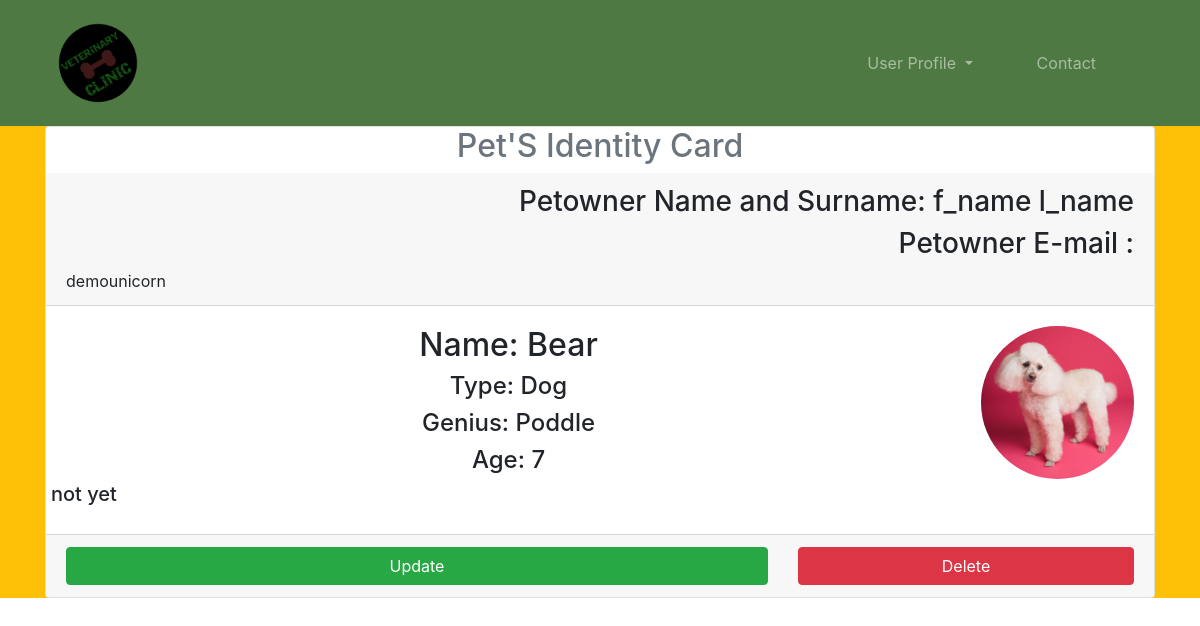
Screenshot of /pet/detail/18 with the database file from the repository.
### pet/models.py (models this page shows)
class Pet(models.Model):
    petowner = models.ForeignKey("auth.user", on_delete=models.CASCADE)
    image = models.FileField(null=True, blank=True, verbose_name="Image")
    type = models.CharField(max_length=20, verbose_name="Type")
    genius = models.CharField(max_length=20, verbose_name="Genius")
    name = models.CharField(max_length=20, verbose_name="Name")
    age = models.CharField(max_length=4, verbose_name="Age")
    explanation = models.TextField(verbose_name="Explanation")
    created_date = models.DateField(auto_now_add=True, verbose_name="Created Date")

### pet/views.py (the view)
# urls.py: path('detail/<int:id>', views.detail, name='detail'),
def detail(request,id):
    pet = get_object_or_404(Pet, id=id)
    return render(request, "detail.html", {"pet":pet})

### templates/detail.html (shortened to what this page needs)
{% extends "base.html" %}
{% block body %}
    <header class="container-fluid bg-warning">
        <div class="container">
            <div class="card">
                <h2 class="text-center text-muted">Pet'S Identity Card</h2>
                <div class="card-header">
                    <h3 class="text-right">Petowner Name and Surname: {{pet.petowner.first_name}} {{pet.petowner.last_name}}</h3>
                    <h3 class="text-right">Petowner E-mail : {{pet.petowner.email}}</h3>{{pet.petowner}}
                </div>
                <div class="card-body">
                     <div class="row">
                        <div class="col-md-6 col-lg-10 text-center">
                            <h2>Name: {{pet.name}}</h2>
                            <h4>Type: {{pet.type}}</h4>
                            <h4>Genius: {{pet.genius}}</h4>
                            <h4>Age: {{pet.age}}</h4>
                        </div>
                        {% if pet.image %}
                        <div class="col-md-6 col-lg-2">
                            <img src="{{pet.image.url}}" class="img-fluid rounded-circle">
                        </div>
                        {% endif %}
                    </div>
                    <div class="row">
                        <h5>{{pet.explanation}}</h5>
                    </div>
                </div>
                <div class="card-footer">
                    <div class="row">
                        <div class="col-8">
                            <a class="btn btn-success d-block w-100" href="/pet/update/{{pet.id}}">Update</a>
                        </div>
                        <div class="col-4">
                            <a class="btn btn-danger d-block w-100" href="/pet/delete/{{pet.id}}">Delete</a>
                        </div>
                    </div>
                </div>
            </div>
        </div>
    </header>
{% endblock %}

### templates/base.html (shortened to what this page needs)
<!doctype html>
{% load static %}
<html lang="en">
    <head>
        <link rel="stylesheet" href="https://cdn.jsdelivr.net/npm/bootstrap@4.5.3/dist/css/bootstrap.min.css">
        <link rel="stylesheet" href="{% static 'css/style.css' %}">
        <link rel="stylesheet" href="https://cdn.jsdelivr.net/npm/bootstrap-icons@1.8.1/font/bootstrap-icons.css">
    </head>
    <body>
        {% include 'includes/navbar.html' %}
        {% block body %}{% endblock %}
    </body>
</html>

### templates/includes/navbar.html (shortened to what this page needs)
<nav class="navbar navbar-expand-lg navbar-dark py-2 px-5" style="background-color: #4F7942;">
    <a class="navbar-brand" href="{% url 'homepage' %}"><img src="/media/logo.png" width="100px" height="100px"></a>
    <div class="collapse navbar-collapse" id="navbarSupportedContent">
        <ul class="navbar-nav ml-auto">
            <li class="nav-item dropdown mr-lg-5">
                <a class="nav-link dropdown-toggle" href="#" id="navbarDropdown" role="button" data-toggle="dropdown" aria-haspopup="true" aria-expanded="false">
                    {% if request.user.is_authenticated and request.user.is_superuser %}
                        Admin Profile
                    {% else %}
                        User Profile
                    {% endif %}
                </a>
            </li>
            <li class="nav-item mr-lg-5">
                <a class="nav-link" href="#">Contact</a>
            </li>
        </ul>
  </div>
</nav>

### static/css/style.css (style rules this page uses)
body { margin: 0 !important; padding: 0 !important; }

### rows the page displays
Pet: petowner.first_name "f_name", petowner.last_name "l_name", petowner "demounicorn", name "Bear", type "Dog", genius "Poddle", age "7", image (picture), explanation "not yet"
